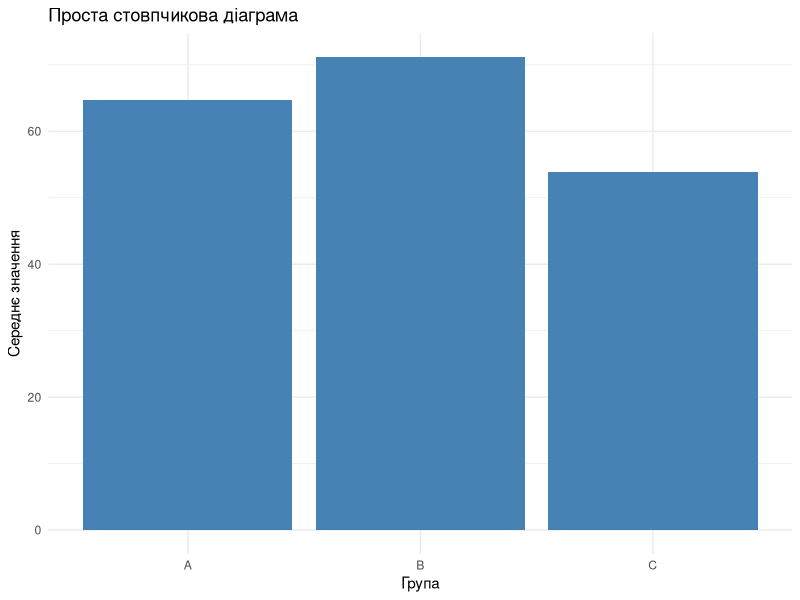
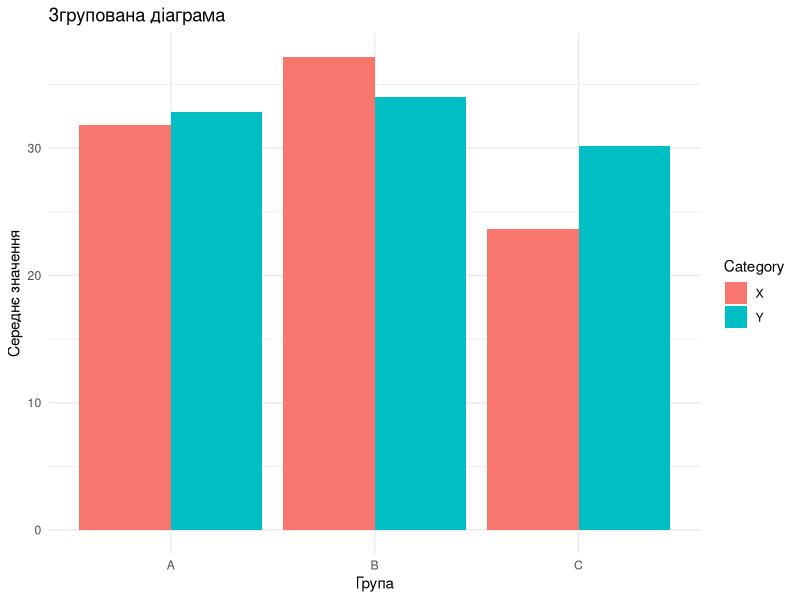
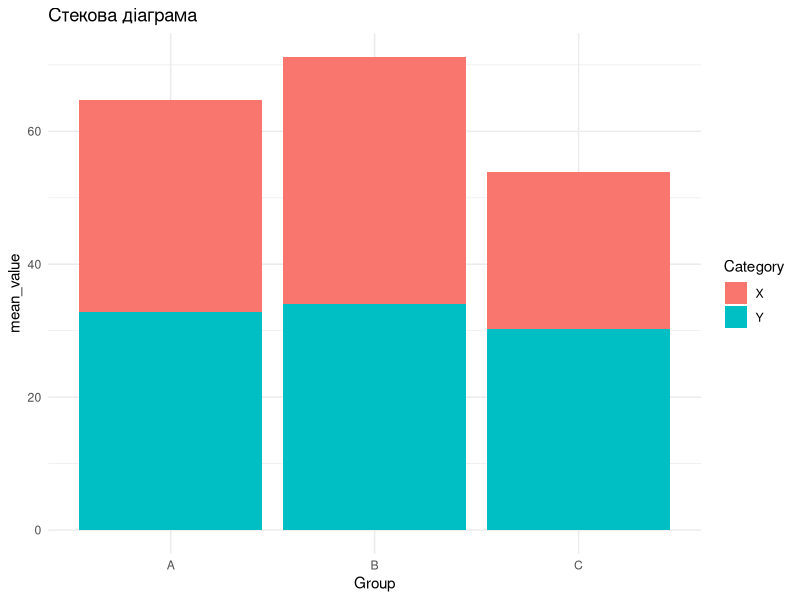
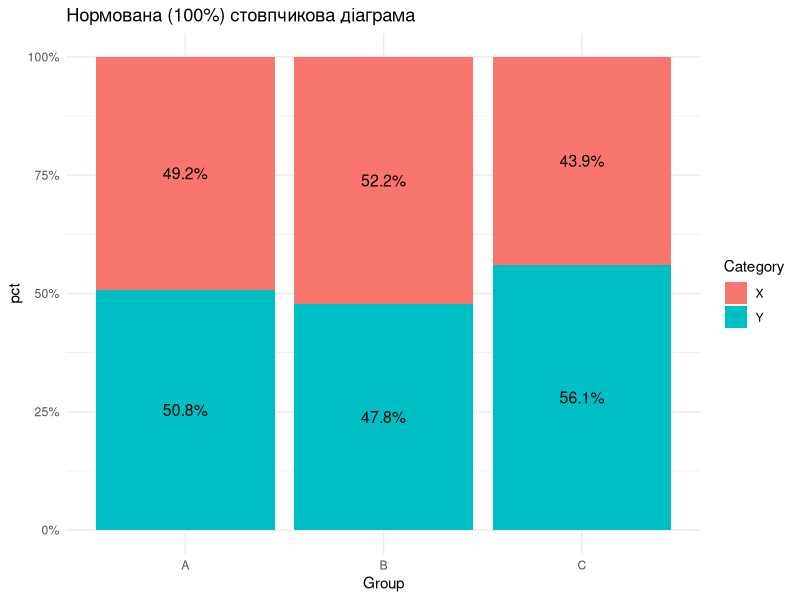
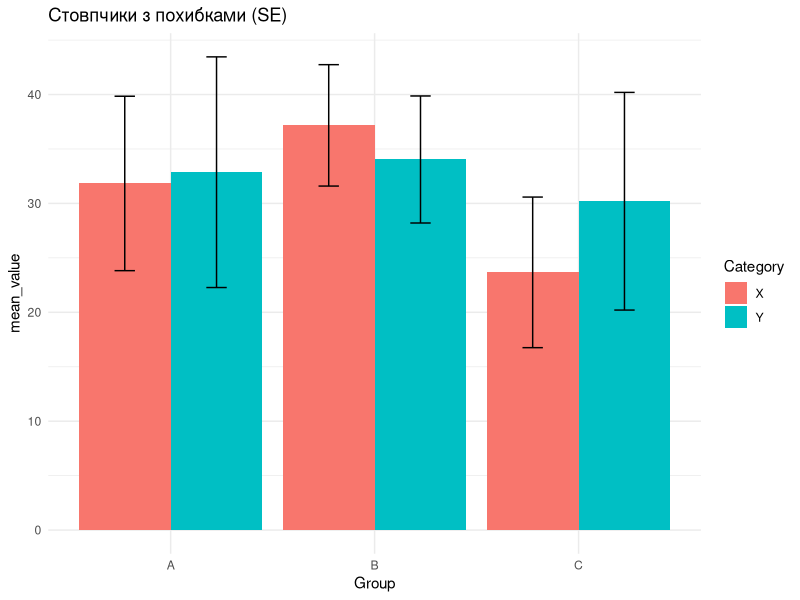
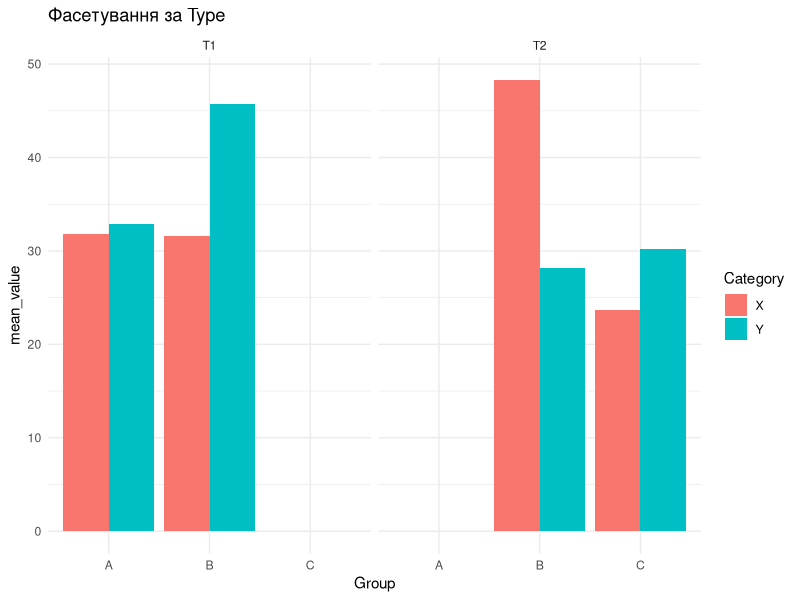
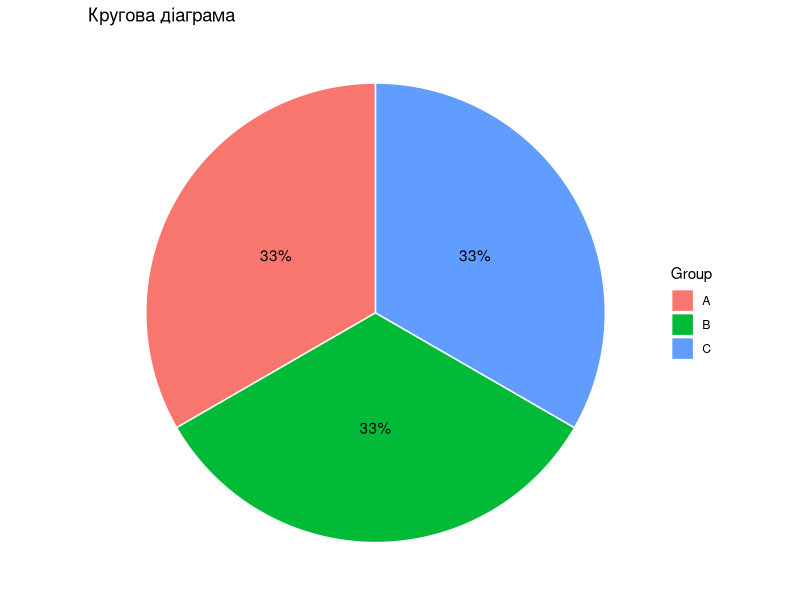
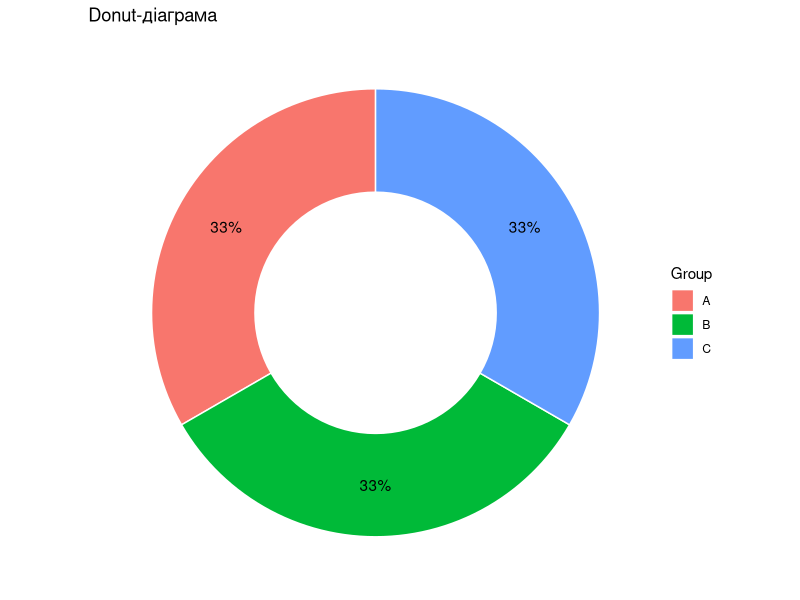

Source code (R) for these figures, in order:
# -------------------------------
# 1. Пакети
# -------------------------------
library(ggplot2)
library(dplyr)
library(tidyr)
library(scales)

set.seed(123)

# -------------------------------
# 2. Дані
# -------------------------------
data <- tibble(
  Group = rep(c("A", "B", "C"), each = 6),
  Category = rep(c("X", "Y"), times = 9),
  Value = round(runif(18, 10, 50), 1)
)

# -------------------------------
# 3. Агрегація
# -------------------------------
agg <- data %>%
  group_by(Group, Category) %>%
  summarise(
    mean_value = mean(Value),
    se = sd(Value) / sqrt(n()),
    .groups = "drop"
  )

# -------------------------------
# 4. Проста стовпчикова діаграма
# -------------------------------
ggplot(agg, aes(x = Group, y = mean_value)) +
  geom_col(fill = "steelblue") +
  labs(
    title = "Проста стовпчикова діаграма",
    x = "Група", y = "Середнє значення"
  ) +
  theme_minimal()

# -------------------------------
# 5. Згрупована діаграма
# -------------------------------
ggplot(agg, aes(x = Group, y = mean_value, fill = Category)) +
  geom_col(position = position_dodge()) +
  labs(
    title = "Згрупована діаграма",
    x = "Група", y = "Середнє значення"
  ) +
  theme_minimal()

# -------------------------------
# 6. Стекова діаграма
# -------------------------------
ggplot(agg, aes(x = Group, y = mean_value, fill = Category)) +
  geom_col(position = "stack") +
  labs(title = "Стекова діаграма") +
  theme_minimal()

# -------------------------------
# 7. Нормована (100%) діаграма
# -------------------------------
agg_percent <- agg %>%
  group_by(Group) %>%
  mutate(pct = mean_value / sum(mean_value))

ggplot(agg_percent, aes(x = Group, y = pct, fill = Category)) +
  geom_col(position = "fill") +
  geom_text(
    aes(label = percent(pct)),
    position = position_fill(vjust = 0.5),
    size = 4
  ) +
  scale_y_continuous(labels = percent_format()) +
  labs(title = "Нормована (100%) стовпчикова діаграма") +
  theme_minimal()

# -------------------------------
# 8. Стовпчики з похибками (SE)
# -------------------------------
ggplot(agg, aes(x = Group, y = mean_value, fill = Category)) +
  geom_col(position = position_dodge(width = 0.9)) +
  geom_errorbar(
    aes(ymin = mean_value - se, ymax = mean_value + se),
    position = position_dodge(width = 0.9),
    width = 0.2
  ) +
  labs(title = "Стовпчики з похибками (SE)") +
  theme_minimal()

# -------------------------------
# 9. Фасетування
# -------------------------------
data2 <- data %>%
  mutate(Type = rep(c("T1", "T2"), each = 9))

agg2 <- data2 %>%
  group_by(Type, Group, Category) %>%
  summarise(mean_value = mean(Value), .groups = "drop")

ggplot(agg2, aes(x = Group, y = mean_value, fill = Category)) +
  geom_col(position = "dodge") +
  facet_wrap(~Type) +
  labs(title = "Фасетування за Type") +
  theme_minimal()

# -------------------------------
# 10. Кругова діаграма
# -------------------------------
pie_data <- data %>%
  count(Group) %>%
  mutate(pct = n / sum(n))

ggplot(pie_data, aes(x = "", y = pct, fill = Group)) +
  geom_col(color = "white") +
  coord_polar(theta = "y") +
  geom_text(
    aes(label = percent(pct)),
    position = position_stack(vjust = 0.5)
  ) +
  labs(title = "Кругова діаграма") +
  theme_void()

# -------------------------------
# 11. Donut-діаграма
# -------------------------------
ggplot(pie_data, aes(x = 2, y = pct, fill = Group)) +
  geom_col(color = "white") +
  coord_polar(theta = "y") +
  geom_text(
    aes(label = percent(pct)),
    position = position_stack(vjust = 0.5)
  ) +
  xlim(0.5, 2.5) +
  labs(title = "Donut-діаграма") +
  theme_void()

